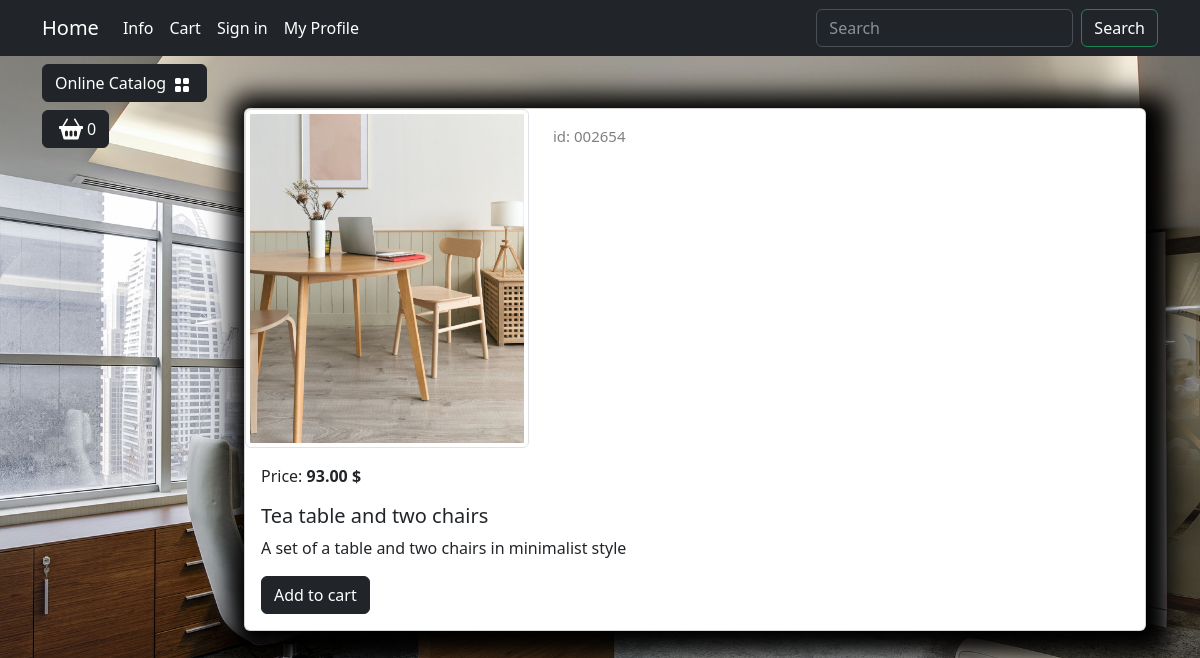
The page /catalog/product/tea-table-and-two-chairs/ on the database its author committed.
### goods/models.py (models this page shows, shortened)
class Product(models.Model):
    name = models.CharField(max_length=150, unique=True)
    slug = models.SlugField(max_length=200, unique=True, blank=True, null=True, verbose_name='URL')
    description = models.TextField(blank=True, null=True)
    image = models.ImageField(upload_to='goods_images', blank=True, null=True)
    price = models.DecimalField(default=0.00, max_digits=7, decimal_places=2)
    discount = models.DecimalField(default=0.00, max_digits=4, decimal_places=2)
    quantity = models.PositiveIntegerField(default=0)
    category = models.ForeignKey(Category, on_delete=models.CASCADE)
    class Meta:
        db_table = 'product'
        verbose_name = 'Product'
        verbose_name_plural = 'Products'
        ordering = ("-id",)

### goods/views.py (the view)
# urls.py: path('product/<slug:slug>/', product, name='product'),
def product(request, slug=None):
    if slug:
        product = Product.objects.get(slug=slug)
    return render(request, 'goods/product.html', {'product': product})

### goods/context_processors.py (called while the page is built)
def categories(request):
    categories = Category.objects.all()
    return {'categories': categories}

### templates/goods/product.html (shortened to what this page needs)
{% extends "main/base.html" %}
{% load static %}
{% block content %}
    <div class="container mt-5">
        <div class="card mb-4 custom-shadow">
            <div class="row">
                <div class="col-md-4">
                    <img src="{{product.image.url}}"
                        class="img-thumbnail" data-bs-toggle="modal" data-bs-target="#imageModal1">
                </div>
                <div class="col-md-4 ">
                    <p class="product_id mt-3">id: 002654</p>
                </div>
            </div>
            <div class="card-body">
                <p class="card-text">Price: <strong>{{product.price}} $</strong></p>
                <h5 class="card-title">{{product.name}}</h5>
                <p class="card-text">{{product.description}}</p>
                <a href="#" class="btn btn-dark add-to-cart">Add to cart</a>
            </div>
        </div>
    </div>
{% endblock content %}

### static/deps/css/my_css.css (style rules this page uses)
body { background-image: url("../images/bg-image.jpg"); background-repeat: no-repeat; background-attachment: fixed; background-position: center center; background-size: cover; height: 100%; }
.custom-shadow { box-shadow: 5px 5px 25px 19px #000000; }
.product_id { color: gray; font-size: 15px; }

### rows shown on the page
Product: image (picture), price "93.00", name "Tea table and two chairs", description "A set of a table and two chairs in minimalist style"
